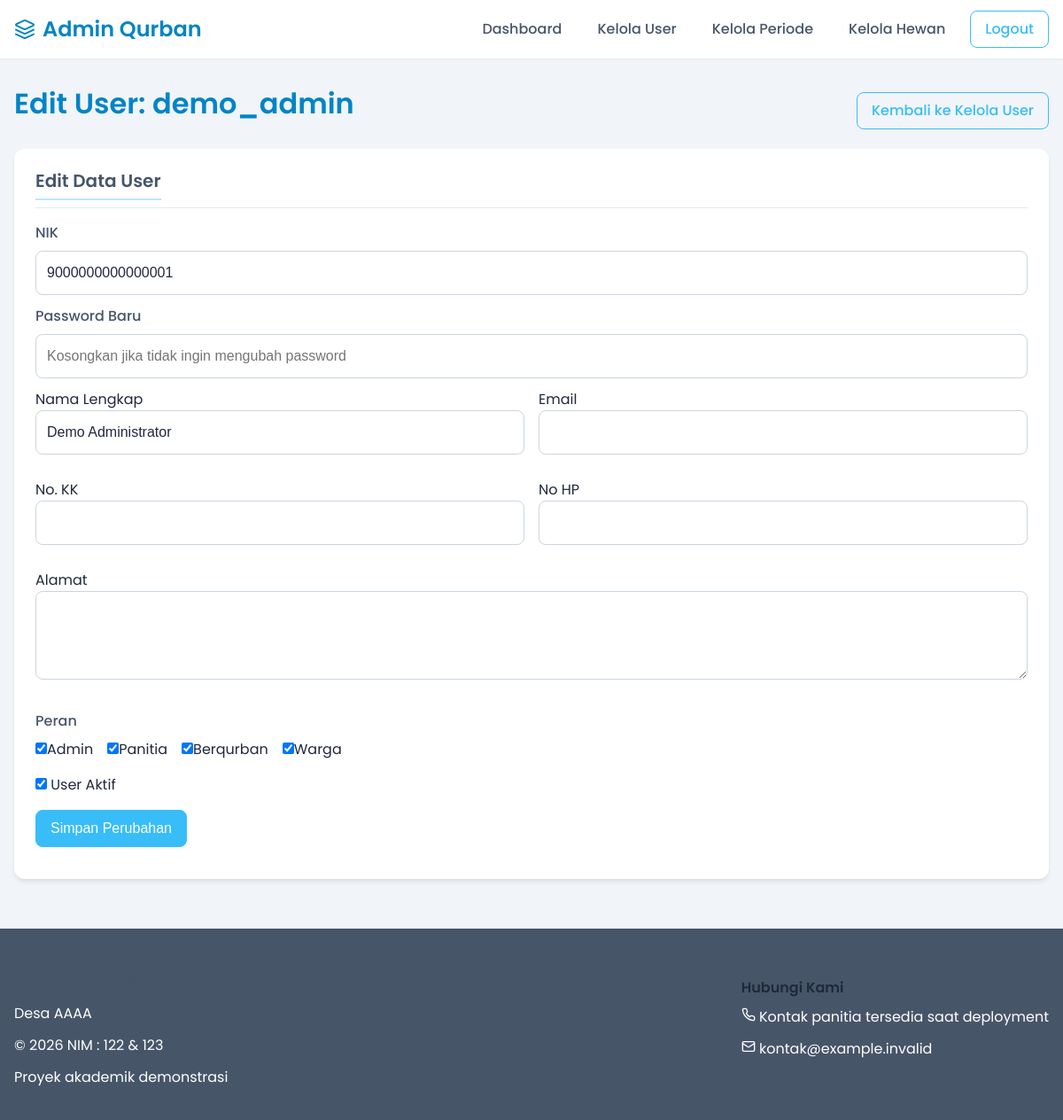
Screenshot of /admin/edit_user.php?nik=9000000000000001 (signed in) with the database file from the repository.
### tables this page shows
CREATE TABLE `users` (
  `nik` varchar(20) NOT NULL,
  `username` varchar(50) DEFAULT NULL,
  `password` varchar(255) DEFAULT NULL,
  `nama_lengkap` varchar(100) NOT NULL,
  `no_kk` varchar(20) DEFAULT NULL,
  `alamat` text DEFAULT NULL,
  `no_hp` varchar(15) DEFAULT NULL,
  `email` varchar(100) DEFAULT NULL,
  `is_active` tinyint(1) DEFAULT 0,
  `is_admin` tinyint(1) NOT NULL DEFAULT 0,
  `is_panitia` tinyint(1) NOT NULL DEFAULT 0,
  `is_warga` tinyint(1) NOT NULL DEFAULT 0,
  `is_berqurban` tinyint(1) NOT NULL DEFAULT 0,
  `created_at` timestamp NULL DEFAULT current_timestamp(),
  `updated_at` timestamp NULL DEFAULT current_timestamp() ON UPDATE current_timestamp(),
  PRIMARY KEY (`nik`),
  UNIQUE KEY `username` (`username`)
);

### admin/edit_user.php (the view, shortened to what this page needs)
<?php
require_once '../config/database.php';
$nik_user = isset($_GET['nik']) ? mysqli_real_escape_string($conn, $_GET['nik']) : '';
$query_get_user = "SELECT * FROM users WHERE nik = '$nik_user'";
$result_get_user = mysqli_query($conn, $query_get_user);
$user = mysqli_fetch_assoc($result_get_user);
?>
<!DOCTYPE html>
<html lang="id">
<head>
    <link rel="stylesheet" href="../src/styles/main.css">
</head>
<body>
    <?php include_once '../src/components/header_admin.php'; ?>
    <main class="main-content">
        <div class="container">
            <div class="d-flex justify-content-between align-items-center mb-4">
                <h1>Edit User: <?php echo htmlspecialchars($user['username']); ?></h1>
                <a href="kelola_user.php" class="btn btn-outline-primary">Kembali ke Kelola User</a>
            </div>
            <div class="card animate-on-scroll">
                <div class="card-header"><h2 class="card-title">Edit Data User</h2></div>
                <div class="card-body">
                    <form method="POST">
                        <div class="form-group mb-3">
                            <label for="nik_disabled" class="form-label">NIK</label>
                            <input type="text" id="nik_disabled" name="nik_disabled" class="form-control" value="<?php echo htmlspecialchars($user['nik']); ?>" disabled>
                        </div>
                        <div class="form-group mb-3">
                            <label for="password" class="form-label">Password Baru</label>
                            <input type="password" id="password" name="password" class="form-control" placeholder="Kosongkan jika tidak ingin mengubah password">
                        </div>
                        <div class="d-flex flex-wrap gap-4 mb-3">
                            <div class="form-group" style="flex: 1; min-width: 250px;"><label for="nama_lengkap">Nama Lengkap</label><input type="text" id="nama_lengkap" name="nama_lengkap" class="form-control" value="<?php echo htmlspecialchars($user['nama_lengkap']); ?>" required></div>
                            <div class="form-group" style="flex: 1; min-width: 250px;"><label for="email">Email</label><input type="email" id="email" name="email" class="form-control" value="<?php echo htmlspecialchars($user['email']); ?>"></div>
                        </div>
                        <div class="d-flex flex-wrap gap-4 mb-3">
                            <div class="form-group" style="flex: 1; min-width: 250px;"><label for="no_kk">No. KK</label><input type="text" id="no_kk" name="no_kk" class="form-control" value="<?php echo htmlspecialchars($user['no_kk']); ?>"></div>
                             <div class="form-group" style="flex: 1; min-width: 250px;"><label for="no_hp">No HP</label><input type="text" id="no_hp" name="no_hp" class="form-control" value="<?php echo htmlspecialchars($user['no_hp']); ?>"></div>
                        </div>
                         <div class="d-flex flex-wrap gap-4 mb-3">
                           <div class="form-group" style="flex: 1; min-width: 250px;"><label for="alamat">Alamat</label><textarea id="alamat" name="alamat" class="form-control"><?php echo htmlspecialchars($user['alamat']); ?></textarea></div>
                        </div>
                        <div class="form-group mb-4">
                            <label class="form-label">Peran</label>
                            <div class="d-flex flex-wrap gap-4">
                                <div class="form-check"><input class="form-check-input" type="checkbox" name="is_admin" value="1" id="is_admin_edit" <?php if($user['is_admin']) echo 'checked'; ?>><label class="form-check-label" for="is_admin_edit">Admin</label></div>
                                <div class="form-check"><input class="form-check-input" type="checkbox" name="is_panitia" value="1" id="is_panitia_edit" <?php if($user['is_panitia']) echo 'checked'; ?>><label class="form-check-label" for="is_panitia_edit">Panitia</label></div>
                                <div class="form-check"><input class="form-check-input" type="checkbox" name="is_berqurban" value="1" id="is_berqurban_edit" <?php if($user['is_berqurban']) echo 'checked'; ?>><label class="form-check-label" for="is_berqurban_edit">Berqurban</label></div>
                                <div class="form-check"><input class="form-check-input" type="checkbox" name="is_warga" value="1" id="is_warga_edit" <?php if($user['is_warga']) echo 'checked'; ?>><label class="form-check-label" for="is_warga_edit">Warga</label></div>
                            </div>
                        </div>
                        <div class="form-group">
                            <div class="form-check">
                                <input type="checkbox" id="is_active" name="is_active" value="1" class="form-check-input" <?php if ($user['is_active']) echo 'checked'; ?>>
                                <label class="form-check-label" for="is_active">User Aktif</label>
                            </div>
                        </div>
                        <div class="d-flex justify-content-end mt-4">
                            <button type="submit" class="btn btn-primary">Simpan Perubahan</button>
                        </div>
                    </form>
                </div>
            </div>
        </div>
    </main>
    <?php include_once '../src/components/footer.php'; ?>
</body>
</html>

### src/styles/main.css (style rules this page uses)
:root { --primary: #38bdf8; --primary-dark: #0284c7; --primary-light: #bae6fd; --secondary: #64748b; --secondary-light: #94a3b8; --secondary-dark: #475569; --accent: #f59e0b; --accent-light: #fcd34d; --success: #10b981; --warning: #f59e0b; --danger: #ef4444; --light: #f8fafc; --dark: #1e293b; --white: #ffffff; --gray-100: #f1f5f9; --gray-200: #e2e8f0; --gray-300: #cbd5e1; --gray-400: #94a3b8; --gray-500: #64748b; --space-1: 0.25rem; --space-2: 0.5rem; --space-3: 0.75rem; --space-4: 1rem; --space-5: 1.5rem; --space-6: 2rem; --space-8: 3rem; --radius-sm: 0.25rem; --radius-md: 0.5rem; --radius-lg: 0.75rem; --shadow-sm: 0 1px 2px rgba(0, 0, 0, 0.05); --shadow-md: 0 4px 6px -1px rgba(0, 0, 0, 0.08), 0 2px 4px -1px rgba(0, 0, 0, 0.04); --shadow-lg: 0 10px 15px -3px rgba(0, 0, 0, 0.08), 0 4px 6px -2px rgba(0, 0, 0, 0.04); --transition-fast: 150ms ease; --transition-normal: 250ms ease; --font-family-base: 'Poppins', system-ui, -apple-system, sans-serif; --font-family-heading: 'Poppins', system-ui, -apple-system, sans-serif; }
* { margin: 0; padding: 0; box-sizing: border-box; }
html { font-size: 16px; scroll-behavior: smooth; }
body { font-family: var(--font-family-base); line-height: 1.5; color: var(--dark); background-color: var(--gray-100); min-height: 100vh; display: flex; flex-direction: column; }
h1, h2, h3, h4, h5, h6 { font-family: var(--font-family-heading); font-weight: 600; line-height: 1.2; color: var(--dark); margin-bottom: var(--space-4); }
h1 { font-size: 2rem; font-weight: 600; color: var(--primary-dark); }
h2 { font-size: 1.5rem; color: var(--secondary-dark); border-bottom: 2px solid var(--primary-light); padding-bottom: var(--space-2); margin-top: var(--space-6); }
a { color: var(--primary-dark); text-decoration: none; transition: color var(--transition-fast); }
.container { width: 100%; max-width: 1200px; margin: 0 auto; padding: 0 var(--space-4); }
.main-content { flex: 1; padding: var(--space-6) 0; width: 100%; }
.card { background-color: white; border-radius: var(--radius-lg); box-shadow: var(--shadow-md); padding: var(--space-5); margin-bottom: var(--space-5); transition: transform var(--transition-normal), box-shadow var(--transition-normal); }
.card-header { margin-bottom: var(--space-4); padding-bottom: var(--space-2); border-bottom: 1px solid var(--gray-200); display: flex; justify-content: space-between; align-items: center; }
.card-title { margin: 0; font-size: 1.25rem; }
.card-body { margin-bottom: var(--space-3); }
.form-group { margin-bottom: var(--space-4); }
.form-label { display: block; margin-bottom: var(--space-2); font-weight: 500; color: var(--secondary-dark); }
.form-control { width: 100%; padding: var(--space-3); font-size: 1rem; line-height: 1.5; color: var(--dark); background-color: var(--white); border: 1px solid var(--gray-300); border-radius: var(--radius-md); transition: border-color var(--transition-fast), box-shadow var(--transition-fast); }
textarea.form-control { min-height: 100px; }
.btn { display: inline-block; font-weight: 500; text-align: center; white-space: nowrap; vertical-align: middle; user-select: none; border: 1px solid transparent; padding: var(--space-2) var(--space-4); font-size: 1rem; line-height: 1.5; border-radius: var(--radius-md); transition: all var(--transition-fast); cursor: pointer; }
.btn-primary { color: white; background-color: var(--primary); border-color: var(--primary); }
.btn-outline-primary { color: var(--primary); background-color: transparent; border-color: var(--primary); }
.d-flex { display: flex; }
.justify-content-between { justify-content: space-between; }
.align-items-center { align-items: center; }
.flex-wrap { flex-wrap: wrap; }
.gap-4 { gap: var(--space-4); }
.mb-3 { margin-bottom: var(--space-3); }
.mb-4 { margin-bottom: var(--space-4); }
.mt-4 { margin-top: var(--space-4); }

### rows the page displays
users: username "demo_admin", nik_disabled "9000000000000001", nama_lengkap "Demo Administrator", is_admin "☑", is_panitia "☑", is_berqurban "☑", is_warga "☑", is_active "☑"
